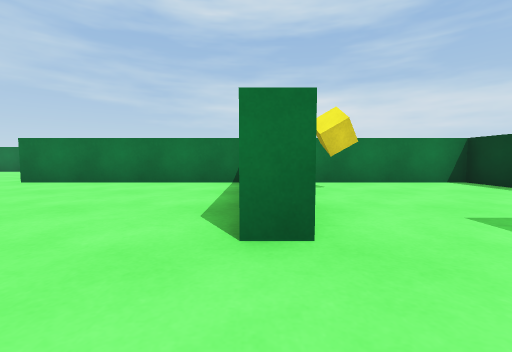
view 1 (above)

21 first-person views from a walk through a 3-D level made in the Unity game engine. The camera is 0.55 m above the floor, tilts 4° down and sees 90° across. The floor is counted in squares, 1 m on a side. Each view is taken from the middle of a square. On the plan, view 1 faces up. The plan holds only what a view shows up to about 9 squares ahead; the rest is blank. The player is left out.

view 2
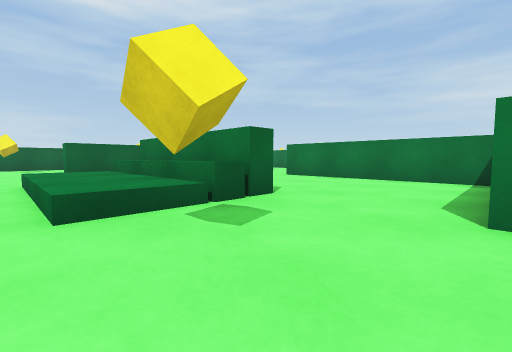

view 3
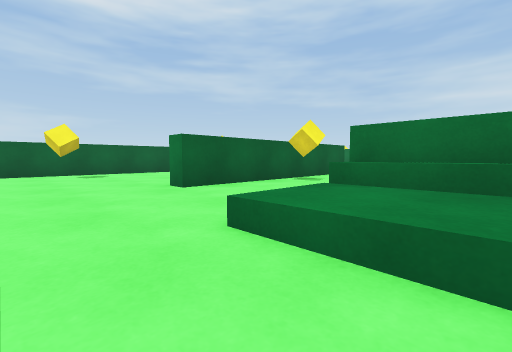

view 4
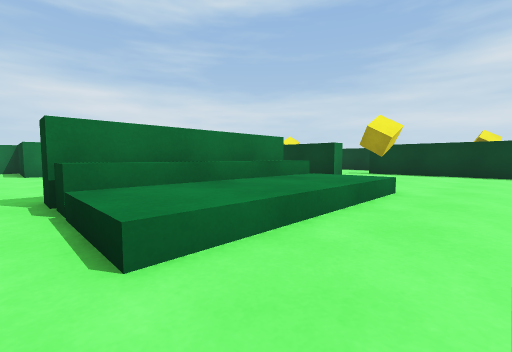

view 5
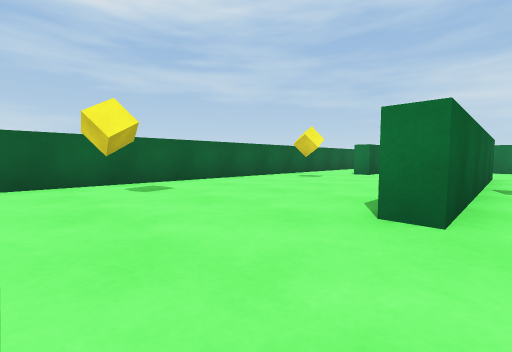

view 6
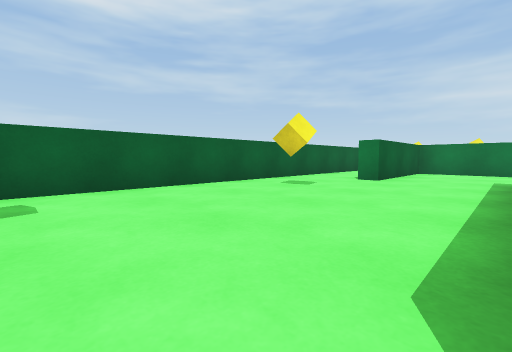

view 7
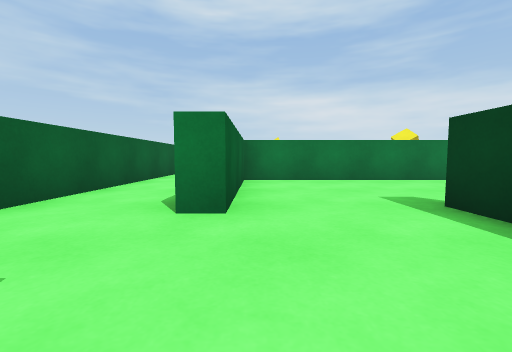

view 8
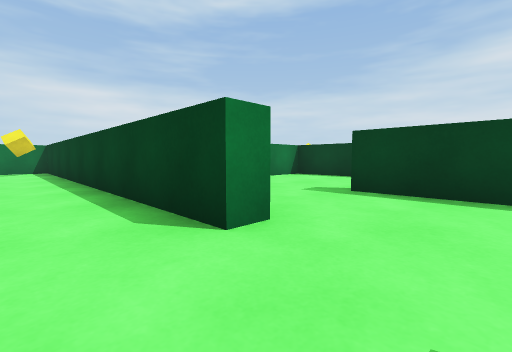

view 9
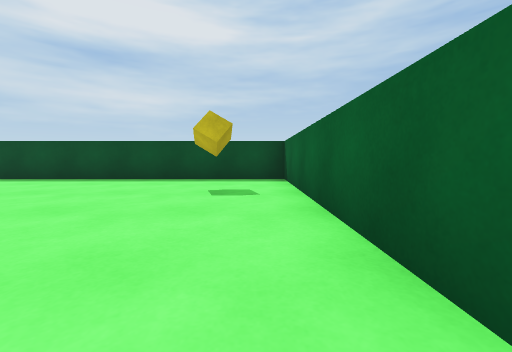

view 10
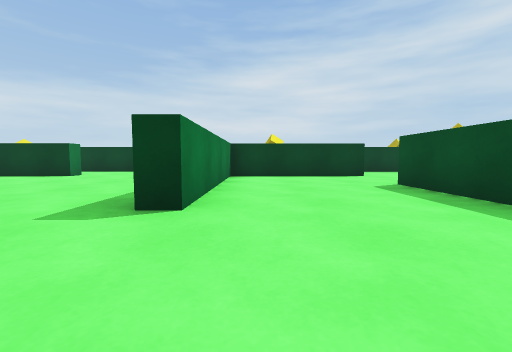

view 11
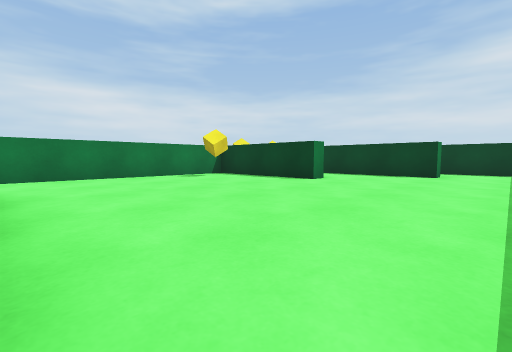

view 12
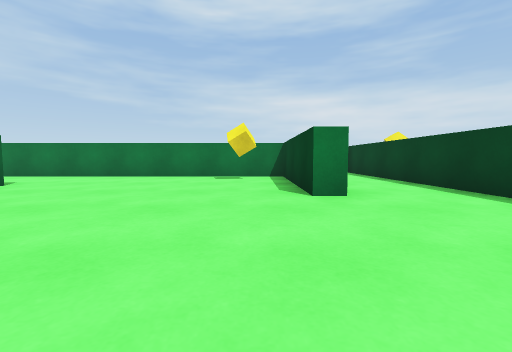

view 13
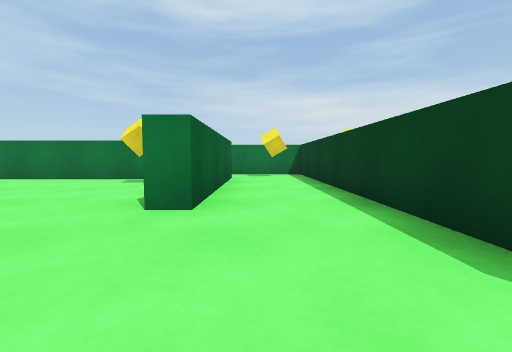

view 14
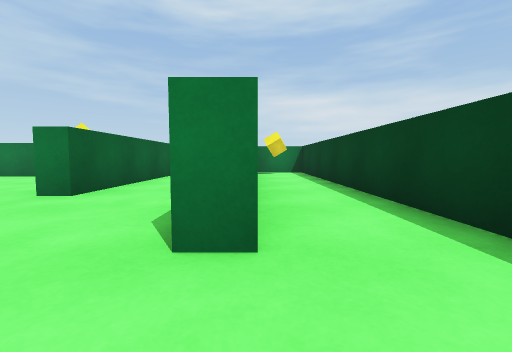

view 15
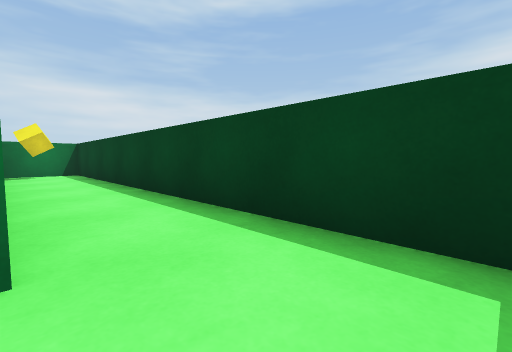

view 16
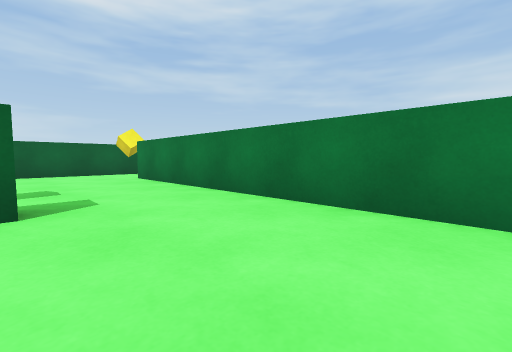

view 17
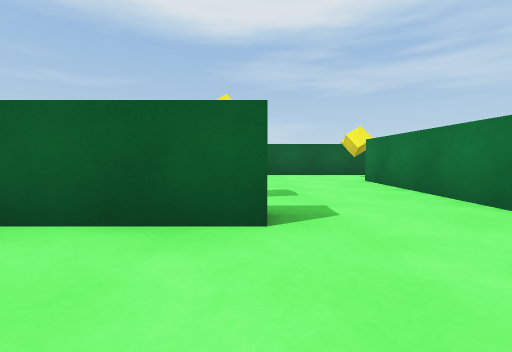

view 18
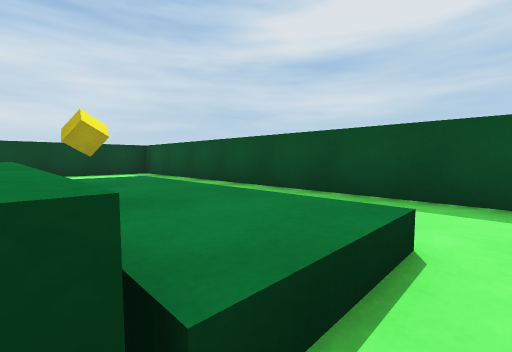

view 19
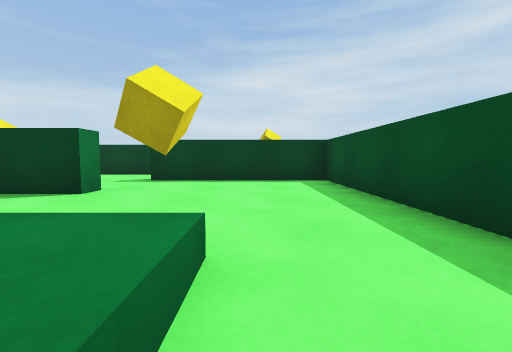

view 20
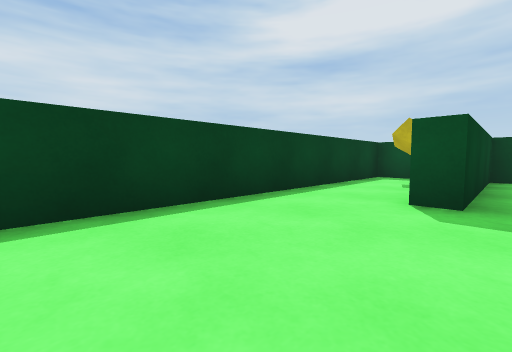

view 21
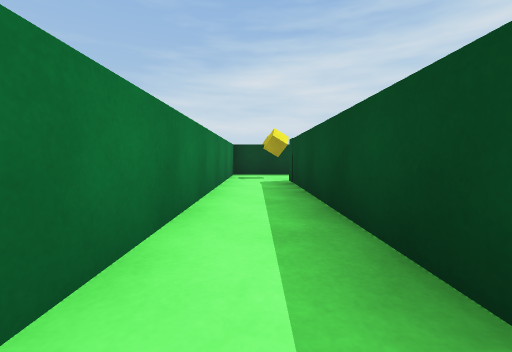

### Floor plan
Points are (right, up) in squares from view 1. A wall is a line through its corners. A room is listed if a view was taken in it or the views show most of it. See-through windows are left out.
Room 1 (views 1, 2, 3, 4, 5, 6, 7, 8, 9, 10, 11, 18, 19)
walls: (-9.8, 4.9) (-9.8, 7); (-5.1, 2) (-2.6, 2) (-2.6, 1.5) (-6.6, 1.5) (-6.6, 2.1); (-9.3, 6.9) (-9.3, 0.4) (-9.9, 0.4); (-6.1, 7.6) (-6.6, 7.6) (-6.6, 10.4) (-12.3, 10.4) (-12.3, 6.5) (-12.8, 6.5) (-12.8, 16.7) (-14, 16.7); (0.5, 1.5) (-0.1, 1.5) (-0.1, 5.8) (-5.3, 5.8) (-5.3, 6.4); (-14.7, 12.8) (-14.7, -2.8) (2.3, -2.8) (2.3, 0.4)
low walls: (-2.6, 1.4) (-2.6, -0.7) (-6.6, -0.7) (-6.6, 1.4); (-2.5, 0.9) (-6.6, 0.9)
ways out: opening at (-5, 7) to room 2; opening at (1.5, 0.5) to room 4
objects: yellow cube (-14, 16); yellow cube (-13, -1); yellow cube (-13, 4); yellow cube (-8, 3); yellow cube (-2, 0)
Room 2 (views 12, 13, 16, 17, 21)
walls: (-6, 12.1) (-6, 9.9); (-5.2, 15.2) (0.3, 15.2) (0.3, 10.7) (-0.1, 10.7) (-0.1, 14.7) (-10.2, 14.7); (2.5, 8.5) (2.5, 16.7) (-5.4, 16.7); (-12.3, 15.6) (-12.3, 12.2)
ways out: opening at (-5, 7) to room 1; opening at (3, 7.5) to room 3
objects: yellow cube (-11, 15); yellow cube (-8, 12); yellow cube (-1, 13); yellow cube (2, 15)
Room 3 (views 14, 15)
walls: (3.1, 8.5) (2.5, 8.5); (4.8, 6.9) (4.8, 16.7) (3, 16.7)
ways out: opening at (3, 7.5) to room 2
objects: yellow cube (4, 15)
Room 4 (view 20)
walls: (2.3, 0.4) (2.3, 1.6) (2.9, 1.6); (3.9, -2.8) (4.8, -2.8) (4.8, 5.8) (1.2, 5.8)
ways out: opening at (1.5, 0.5) to room 1
objects: yellow cube (1, 4); yellow cube (4, -1)

Positions as (right, up) in squares from view 1, and headings:
1: (0, 0), facing up
2: (0, -1), facing up-left
3: (-5, -2), facing up-left
4: (-7, -2), facing up-right
5: (-9, -2), facing up-left
6: (-10, 0), facing up-left
7: (-12, 4), facing up
8: (-14, 5), facing up-right
9: (-14, 4), facing down
10: (-8, 5), facing right
11: (-6, 7), facing up-right
12: (-1, 7), facing up
13: (1, 8), facing up
14: (3, 7), facing up
15: (3, 7), facing up-right
16: (-3, 12), facing up-left
17: (-4, 12), facing left
18: (-7, 1), facing down-right
19: (-4, -1), facing right
20: (2, 5), facing down-right
21: (-6, 16), facing right
